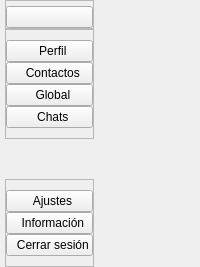
     <widget class="QWidget" name="menu" native="true">
      <layout class="QVBoxLayout" name="verticalLayout">
       <property name="spacing">
        <number>0</number>
       </property>
       <property name="leftMargin">
        <number>0</number>
       </property>
       <property name="topMargin">
        <number>0</number>
       </property>
       <property name="rightMargin">
        <number>0</number>
       </property>
       <property name="bottomMargin">
        <number>0</number>
       </property>
       <item alignment="Qt::AlignLeft">
        <widget class="QWidget" name="submenu" native="true">
         <layout class="QVBoxLayout" name="verticalLayout_2">
          <property name="spacing">
           <number>0</number>
          </property>
          <property name="leftMargin">
           <number>5</number>
          </property>
          <property name="topMargin">
           <number>0</number>
          </property>
          <property name="rightMargin">
           <number>0</number>
          </property>
          <property name="bottomMargin">
           <number>0</number>
          </property>
          <item alignment="Qt::AlignTop">
           <widget class="QFrame" name="frame">
            <property name="frameShape">
             <enum>QFrame::StyledPanel</enum>
            </property>
            <property name="frameShadow">
             <enum>QFrame::Raised</enum>
            </property>
            <layout class="QHBoxLayout" name="horizontalLayout_2">
             <property name="spacing">
              <number>0</number>
             </property>
             <property name="leftMargin">
              <number>0</number>
             </property>
             <property name="topMargin">
              <number>5</number>
             </property>
             <property name="rightMargin">
              <number>0</number>
             </property>
             <property name="bottomMargin">
              <number>0</number>
             </property>
             <item>
              <widget class="QPushButton" name="menuBtn">
               <property name="text">
                <string/>
               </property>
               <property name="icon">
                <iconset>
                 <normaloff>feather/align-justify.svg</normaloff>feather/align-justify.svg</iconset>
               </property>
               <property name="iconSize">
                <size>
                 <width>24</width>
                 <height>24</height>
                </size>
               </property>
              </widget>
             </item>
            </layout>
           </widget>
          </item>
          <item alignment="Qt::AlignTop">
           <widget class="QFrame" name="frame_2">
            <property name="sizePolicy">
             <sizepolicy hsizetype="Preferred" vsizetype="Preferred">
              <horstretch>0</horstretch>
              <verstretch>0</verstretch>
             </sizepolicy>
            </property>
            <property name="frameShape">
             <enum>QFrame::StyledPanel</enum>
            </property>
            <property name="frameShadow">
             <enum>QFrame::Raised</enum>
            </property>
            <layout class="QVBoxLayout" name="verticalLayout_3">
             <property name="spacing">
              <number>0</number>
             </property>
             <property name="leftMargin">
              <number>0</number>
             </property>
             <property name="topMargin">
              <number>10</number>
             </property>
             <property name="rightMargin">
              <number>0</number>
             </property>
             <property name="bottomMargin">
              <number>10</number>
             </property>
             <item>
              <widget class="QPushButton" name="perfilBtn">
               <property name="text">
                <string>  Perfil</string>
               </property>
               <property name="icon">
                <iconset>
                 <normaloff>feather/user.svg</normaloff>feather/user.svg</iconset>
               </property>
               <property name="iconSize">
                <size>
                 <width>24</width>
                 <height>24</height>
                </size>
               </property>
              </widget>
             </item>
             <item>
              <widget class="QPushButton" name="contactosBtn">
               <property name="text">
                <string>  Contactos</string>
               </property>
               <property name="icon">
                <iconset>
                 <normaloff>feather/grid.svg</normaloff>feather/grid.svg</iconset>
               </property>
               <property name="iconSize">
                <size>
                 <width>24</width>
                 <height>24</height>
                </size>
               </property>
              </widget>
             </item>
             <item>
              <widget class="QPushButton" name="mensajesBtn">
               <property name="text">
                <string>  Global</string>
               </property>
               <property name="icon">
                <iconset>
                 <normaloff>feather/users.svg</normaloff>feather/users.svg</iconset>
               </property>
               <property name="iconSize">
                <size>
                 <width>24</width>
                 <height>24</height>
                </size>
               </property>
              </widget>
             </item>
             <item>
              <widget class="QPushButton" name="chat_personal">
               <property name="text">
                <string>  Chats</string>
               </property>
               <property name="icon">
                <iconset>
                 <normaloff>feather/message-circle.svg</normaloff>feather/message-circle.svg</iconset>
               </property>
               <property name="iconSize">
                <size>
                 <width>24</width>
                 <height>24</height>
                </size>
               </property>
              </widget>
             </item>
            </layout>
           </widget>
          </item>
          <item>
           <spacer name="verticalSpacer">
            <property name="orientation">
             <enum>Qt::Vertical</enum>
            </property>
            <property name="sizeHint" stdset="0">
             <size>
              <width>20</width>
              <height>40</height>
             </size>
            </property>
           </spacer>
          </item>
          <item alignment="Qt::AlignTop">
           <widget class="QFrame" name="frame_3">
            <property name="frameShape">
             <enum>QFrame::StyledPanel</enum>
            </property>
            <property name="frameShadow">
             <enum>QFrame::Raised</enum>
            </property>
            <layout class="QVBoxLayout" name="verticalLayout_4">
             <property name="spacing">
              <number>0</number>
             </property>
             <property name="leftMargin">
              <number>0</number>
             </property>
             <property name="topMargin">
              <number>10</number>
             </property>
             <property name="rightMargin">
              <number>0</number>
             </property>
             <property name="bottomMargin">
              <number>10</number>
             </property>
             <item>
              <widget class="QPushButton" name="ajustesBtn">
               <property name="text">
                <string>  Ajustes</string>
               </property>
               <property name="icon">
                <iconset>
                 <normaloff>feather/settings.svg</normaloff>feather/settings.svg</iconset>
               </property>
               <property name="iconSize">
                <size>
                 <width>24</width>
                 <height>24</height>
                </size>
               </property>
              </widget>
             </item>
             <item>
              <widget class="QPushButton" name="infoBtn">
               <property name="text">
                <string>  Información</string>
               </property>
               <property name="icon">
                <iconset>
                 <normaloff>feather/info.svg</normaloff>feather/info.svg</iconset>
               </property>
               <property name="iconSize">
                <size>
                 <width>24</width>
                 <height>24</height>
                </size>
               </property>
              </widget>
             </item>
             <item>
              <widget class="QPushButton" name="csesionBtn">
               <property name="text">
                <string>  Cerrar sesión</string>
               </property>
               <property name="icon">
                <iconset>
                 <normaloff>feather/log-out.svg</normaloff>feather/log-out.svg</iconset>
               </property>
               <property name="iconSize">
                <size>
                 <width>24</width>
                 <height>24</height>
                </size>
               </property>
              </widget>
             </item>
            </layout>
           </widget>
          </item>
         </layout>
        </widget>
       </item>
      </layout>
     </widget>
